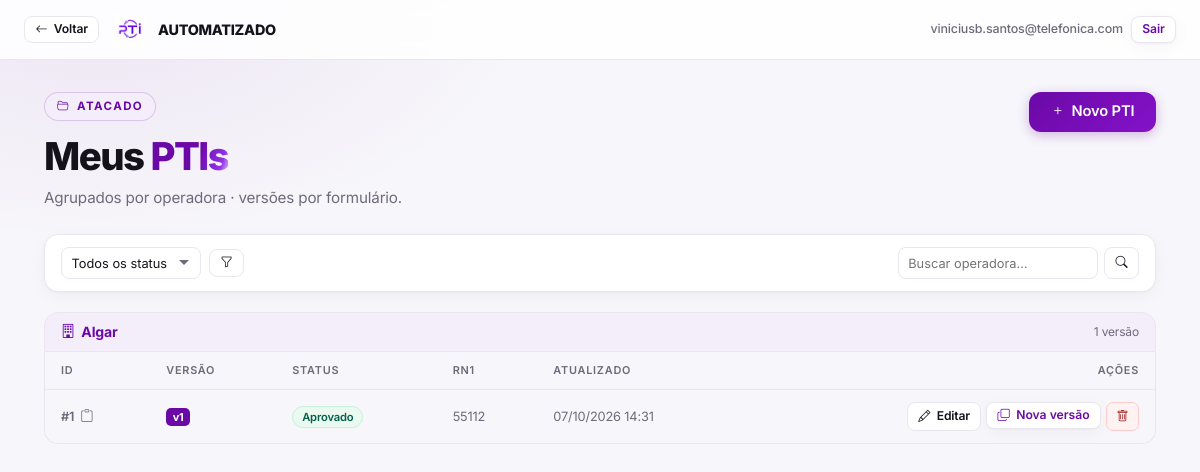
/atacado_formularios (signed in), run on the app's committed database.
### tables this page shows
CREATE TABLE atacado_forms (
        id INTEGER PRIMARY KEY AUTOINCREMENT,
        owner_id INTEGER NOT NULL,
        status TEXT DEFAULT 'rascunho',
        nome_operadora TEXT, rn1 TEXT,
        csp INTEGER DEFAULT 0, servicos_especiais INTEGER DEFAULT 0,
        cng INTEGER DEFAULT 0, atendimento TEXT, redes TEXT,
        qual TEXT, tmr TEXT,
        responsavel_operadora TEXT, responsavel_vivo TEXT,
        sbc_ativo INTEGER DEFAULT 0, ip_reservado INTEGER DEFAULT 0,
        vivo_reserva INTEGER DEFAULT 0, asn TEXT,
        escopo_text TEXT, escopo_flags_json TEXT, dados_vivo_json TEXT,
        dados_operadora_json TEXT,
        operadora_ciente INTEGER DEFAULT 0, responsavel_infra TEXT,
        lcr_nacional INTEGER DEFAULT 0, white_list INTEGER DEFAULT 0,
        prefixos_liberados_abr INTEGER DEFAULT 0,
        premissas_ok INTEGER DEFAULT 0, aprovado_por TEXT,
        engenharia_params_json TEXT,
        responsavel_atacado TEXT, responsavel_engenharia TEXT,
        created_at TIMESTAMP DEFAULT CURRENT_TIMESTAMP,
        updated_at TIMESTAMP DEFAULT CURRENT_TIMESTAMP, version INTEGER NOT NULL DEFAULT 1, parent_id INTEGER DEFAULT NULL, scm INTEGER DEFAULT 0, av INTEGER DEFAULT 0, trafego_metricas_json TEXT, operadora_params_json TEXT, operadora_params_em TEXT, projeto_padrao INTEGER DEFAULT 0,
        FOREIGN KEY(owner_id) REFERENCES users(id)
    );

### routes/atacado.py (the view)
@bp.get("")
@login_required
@role_required("atacado")
def form_list():
    db     = get_db()
    uid    = session["user_id"]
    q      = (request.args.get("q") or "").strip()
    status = (request.args.get("status") or "").strip()
    sql, params = build_list_query(
        "SELECT * FROM atacado_forms",
        search_term=q or None,
        status_filter=status or None,
        owner_id=uid,
        sort_key="operadora_version",
    )
    forms    = db.execute(sql, params).fetchall()
    grupos   = group_forms_by_operadora(forms)
    counters = get_status_counters(db, "WHERE owner_id = ?", (uid,))
    return render_template(
        "atacado_formularios.html",
        grupos=grupos,
        counters=counters,
        q=q,
        status=status,
    )

### auth.py (called while the page is built)
def register_security_headers(app: Flask) -> None:
    @app.after_request
    def add_headers(resp: Response) -> Response:
        resp.headers.setdefault("X-Content-Type-Options", "nosniff")
        resp.headers.setdefault("X-Frame-Options", "SAMEORIGIN")
        resp.headers.setdefault("X-XSS-Protection", "0")
        return resp

def login_required(view):
    @wraps(view)
    def wrapped(*args, **kwargs):
        if "user_id" not in session:
            return redirect(url_for("auth.login"))
        return view(*args, **kwargs)
    return wrapped

def role_required(required_role: str):
    def decorator(view):
        @wraps(view)
        def wrapped(*args, **kwargs):
            if "user_id" not in session:
                return redirect(url_for("auth.login"))
            if session.get("role") != required_role:
                flash("Acesso negado para esta área.", "danger")
                home = ROLE_HOME_ENDPOINTS.get(session.get("role"))
                return redirect(url_for(home) if home else url_for("auth.login"))
            return view(*args, **kwargs)
        return wrapped
    return decorator

### db.py (called while the page is built)
def get_db() -> sqlite3.Connection:
    if "db" not in g:
        g.db = sqlite3.connect(current_app.config["DATABASE"])
        g.db.row_factory = sqlite3.Row
        g.db.execute("PRAGMA foreign_keys = ON;")
        g.db.execute("PRAGMA journal_mode = WAL;")
        g.db.execute("PRAGMA synchronous = NORMAL;")
        g.db.execute("PRAGMA cache_size = -64000;")
    return g.db

def register_db_hooks(app: Flask) -> None:
    @app.teardown_appcontext
    def close_db(exception=None):
        db = g.pop("db", None)
        if db is not None:
            db.close()

### helpers.py (called while the page is built)
def parse_db_datetime(value) -> Optional[datetime]:
    if not value:
        return None
    try:
        return datetime.fromisoformat(str(value).replace("T", " "))
    except (ValueError, TypeError):
        return None

def display_name_from_email(email: str) -> str:
    local = (email or "").split("@")[0]
    return local.replace(".", " ").replace("_", " ").title()

def group_forms_by_operadora(forms) -> dict[str, list]:
    grupos: dict[str, list] = {}
    for form in forms:
        operadora = (form["nome_operadora"] or "Sem operadora").strip()
        grupos.setdefault(operadora, []).append(form)
    return grupos

### templates/atacado_formularios.html (shortened to what this page needs)
{% extends "base.html" %}
{% block content %}
<div class="page">
  <div style="display:flex;justify-content:space-between;align-items:flex-start;margin-bottom:1.5rem;gap:1rem;flex-wrap:wrap">
    <div class="page-hero" style="margin-bottom:0">
      <span class="hero-eyebrow"><i class="bi bi-folder2-open"></i> Atacado</span>
      <h1 class="hero-title">Meus <span class="shimmer">PTIs</span></h1>
      <p class="hero-sub">Agrupados por operadora · versões por formulário.</p>
    </div>
    <a href="{{ url_for('atacado.form_new') }}" class="btn-p btn-lg"><i class="bi bi-plus"></i> Novo PTI</a>
  </div>
  <div class="card" style="padding:.75rem 1rem;margin-bottom:1.25rem">
    <div class="filter-bar">
      <form method="get" style="display:contents">
        <select class="v-input v-input-sm" name="status" style="width:auto;min-width:140px">
          <option value=""           {{ 'selected' if not status }}>Todos os status</option>
        </select>
        <button type="submit" class="btn-g btn-sm"><i class="bi bi-funnel"></i></button>
      </form>
      <form method="get" style="display:flex;gap:.4rem;margin-left:auto">
        <input class="v-input v-input-sm" type="text" id="searchInput" name="q"
               value="{{ q }}" placeholder="Buscar operadora…" style="width:200px">
        <button type="submit" class="btn-g btn-sm"><i class="bi bi-search"></i></button>
      </form>
    </div>
  </div>
  {% if grupos %}
    {% for nome_op, versoes in grupos.items() %}
    <div class="op-group">
      <div class="op-group-header" onclick="this.nextElementSibling.style.display=this.nextElementSibling.style.display==='none'?'':'none'">
        <h3><i class="bi bi-building" style="margin-right:.4rem"></i>{{ nome_op }}</h3>
        <span style="font-size:.75rem;color:var(--sub)">{{ versoes|length }} versão{{ 'ões' if versoes|length > 1 else '' }}</span>
      </div>
      <div class="op-group-body">
        <table class="v-table">
          <thead>
            <tr>
              <th>ID</th>
              <th>Versão</th>
              <th>Status</th>
              <th>RN1</th>
              <th>Atualizado</th>
              <th style="text-align:right">Ações</th>
            </tr>
          </thead>
          <tbody>
            {% for f in versoes %}
              {% set st = (f.status or 'rascunho')|lower %}
              <tr>
                <td style="font-weight:600;color:var(--sub);font-size:.8rem">
                  #{{ f.id }}
                  <button class="id-btn" data-id="{{ f.id }}" title="Copiar ID"><i class="bi bi-clipboard"></i></button>
                </td>
                <td><span class="v-badge">v{{ f.version or 1 }}</span></td>
                <td>
                  <span class="badge-s {% if st=='aprovado' %}done{% elif st=='reprovado' %}fail{% elif st=='em revisão' %}review{% elif st=='enviado' %}sent{% else %}draft{% endif %}">
                    {{ st|capitalize }}
                  </span>
                </td>
                <td style="font-size:.8rem;color:var(--sub)">{{ f.rn1 or '—' }}</td>
                <td style="color:var(--sub);font-size:.8rem">{{ (f.updated_at or f.created_at or '')|date_br }}</td>
                <td style="text-align:right">
                  <div style="display:flex;gap:.3rem;justify-content:flex-end">
                    <a href="{{ url_for('atacado.form_edit', form_id=f.id) }}" class="btn-g btn-sm">
                      <i class="bi bi-pencil"></i> Editar
                    </a>
                    <form method="post" action="{{ url_for('atacado.form_new_version', form_id=f.id) }}">
                      <button type="submit" class="btn-o btn-sm" title="Criar nova versão">
                        <i class="bi bi-copy"></i> Nova versão
                      </button>
                    </form>
                    <button class="btn-danger btn-sm del-form-btn"
                            data-id="{{ f.id }}"
                            data-name="{{ f.nome_operadora|e or '—' }} v{{ f.version or 1 }}"
                            style="border-radius:7px;border:1px solid #fecaca;background:#fef2f2;color:#991b1b;cursor:pointer;font-size:.75rem;font-weight:600;padding:.3rem .6rem">
                      <i class="bi bi-trash"></i>
                    </button>
                  </div>
                </td>
              </tr>
            {% endfor %}
          </tbody>
        </table>
      </div>
    </div>
    {% endfor %}
  {% endif %}
</div>
{% endblock %}

### templates/base.html (style rules this page uses)
:root { --p: #6b09a6; --p-lt: #f4eefa; --p-dk: #4c0777; --ink: #14121a; --sub: #6f6a7a; --bdr: #e9e6ef; --bg: #f7f6fa; --surf: #ffffff; --r: 14px; --sh: 0 1px 2px rgba(20,18,26,.04), 0 4px 18px rgba(20,18,26,.04); --sh-lg:0 12px 40px rgba(20,18,26,.12); --err: #dc2626; --ok: #16a34a; }
*,*::before,*::after { box-sizing: border-box; }
html,body { height: 100%; }
body { font-family: "Inter", -apple-system, BlinkMacSystemFont, "Segoe UI", system-ui, sans-serif; background: radial-gradient(60% 50% at 8% 0%, rgba(107,9,166,.07), transparent 60%), radial-gradient(50% 40% at 100% 100%, rgba(107,9,166,.05), transparent 60%), var(--bg); background-attachment: fixed; color: var(--ink); -webkit-font-smoothing: antialiased; margin: 0; letter-spacing: -.01em; }
.shimmer { background: linear-gradient(110deg, var(--p) 30%, #9333ea 44%, #e9d5ff 50%, #9333ea 56%, var(--p) 70%); background-size: 220% 100%; -webkit-background-clip: text; background-clip: text; -webkit-text-fill-color: transparent; color: var(--p); animation: shimmer-sweep 3.2s linear infinite; }
.page-hero { margin-bottom: 2rem; }
.hero-eyebrow { display: inline-flex; align-items: center; gap: .45rem; font-size: .72rem; font-weight: 700; letter-spacing: .12em; text-transform: uppercase; color: var(--p); background: var(--p-lt); border: 1px solid rgba(107,9,166,.18); padding: .3rem .75rem; border-radius: 999px; margin-bottom: .9rem; }
.hero-title { font-size: clamp(1.6rem, 3.4vw, 2.4rem); font-weight: 800; letter-spacing: -.04em; line-height: 1.1; margin: 0; }
.hero-sub { font-size: .95rem; color: var(--sub); line-height: 1.6; margin: .5rem 0 0; max-width: 60ch; }
.btn-p, .btn-o, .btn-g { display: inline-flex; align-items: center; gap: .4rem; font-size: .82rem; font-weight: 600; border-radius: 10px; padding: .5rem .95rem; cursor: pointer; border: none; text-decoration: none; line-height: 1.2; transition: all .16s ease; white-space: nowrap; }
.btn-p { background: linear-gradient(135deg, var(--p) 0%, #8412c9 100%); color: #fff; box-shadow: 0 3px 12px rgba(107,9,166,.28); }
.btn-o { background: var(--surf); color: var(--p); border: 1px solid var(--bdr); box-shadow: var(--sh); }
.btn-g { background: var(--surf); color: var(--ink); border: 1px solid var(--bdr); }
.btn-danger { background: #fef2f2; color: #991b1b; border: 1px solid #fecaca; }
.btn-sm { padding: .34rem .65rem; font-size: .76rem; border-radius: 8px; }
.btn-lg { padding: .7rem 1.35rem; font-size: .92rem; border-radius: 12px; }
.card { background: var(--surf); border: 1px solid var(--bdr); border-radius: var(--r); box-shadow: var(--sh); }
.badge-s { font-size: .7rem; font-weight: 600; padding: .2rem .55rem; border-radius: 999px; border: 1px solid transparent; white-space: nowrap; }
.badge-s.done { background:#eafaf1; color:#065f46; border-color:#c9f0dc; }
.v-table { width: 100%; border-collapse: collapse; }
.v-table th { text-align: left; font-size: .68rem; font-weight: 600; color: var(--sub); text-transform: uppercase; letter-spacing: .07em; padding: .65rem 1rem; border-bottom: 1px solid var(--bdr); white-space: nowrap; }
.v-table td { padding: .75rem 1rem; border-bottom: 1px solid var(--bdr); font-size: .87rem; vertical-align: middle; }
.v-table tbody tr:last-child td { border-bottom: none; }
.v-input { width: 100%; padding: .55rem .8rem; border: 1px solid var(--bdr); border-radius: 10px; font-size: .875rem; background: var(--surf); color: var(--ink); transition: border-color .15s, box-shadow .15s; outline: none; font-family: inherit; }
.v-input-sm { padding: .35rem .6rem; font-size: .8rem; border-radius: 8px; }
select.v-input { appearance: none; background-repeat: no-repeat; background-position: right .7rem center; padding-right: 2rem; }
.page { max-width: 1160px; margin: 0 auto; padding: 2rem 1.5rem; }

### data on the page
atacado_forms: nome_operadora "Algar", versoes "1", id "1", version "1", status "Aprovado", rn1 "55112", updated_at "07/10/2026 14:31"

### other printed values
{{ session.get('email') }} "viniciusb.santos@telefonica.com"
